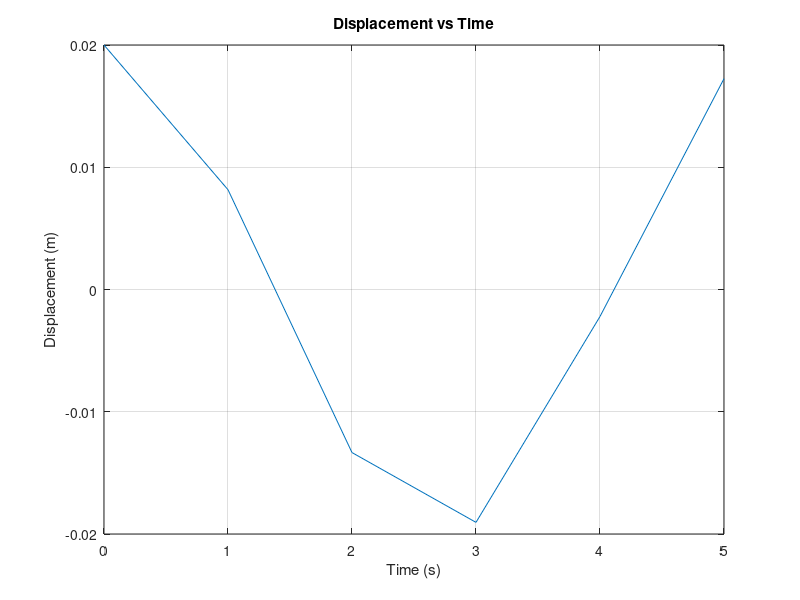
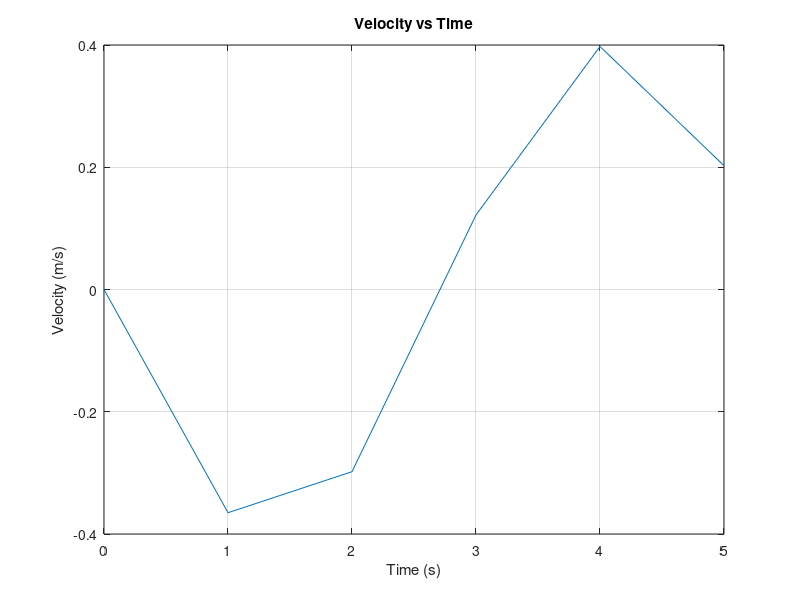

The MATLAB source for these figures, in order:
m=5;
k=2000;
x0=0.02;
wn=sqrt(2000/5);
disp(wn)
t=0:1:5;
x=x0*cos(wn*t);
figure;
plot(t, x);
xlabel('Time (s)');
ylabel('Displacement (m)');
title('Displacement vs Time');
grid on;
v=-x0*wn*sin(wn*t);
figure;
plot(t, v);
xlabel('Time (s)');
ylabel('Velocity (m/s)');
title('Velocity vs Time');
grid on;
